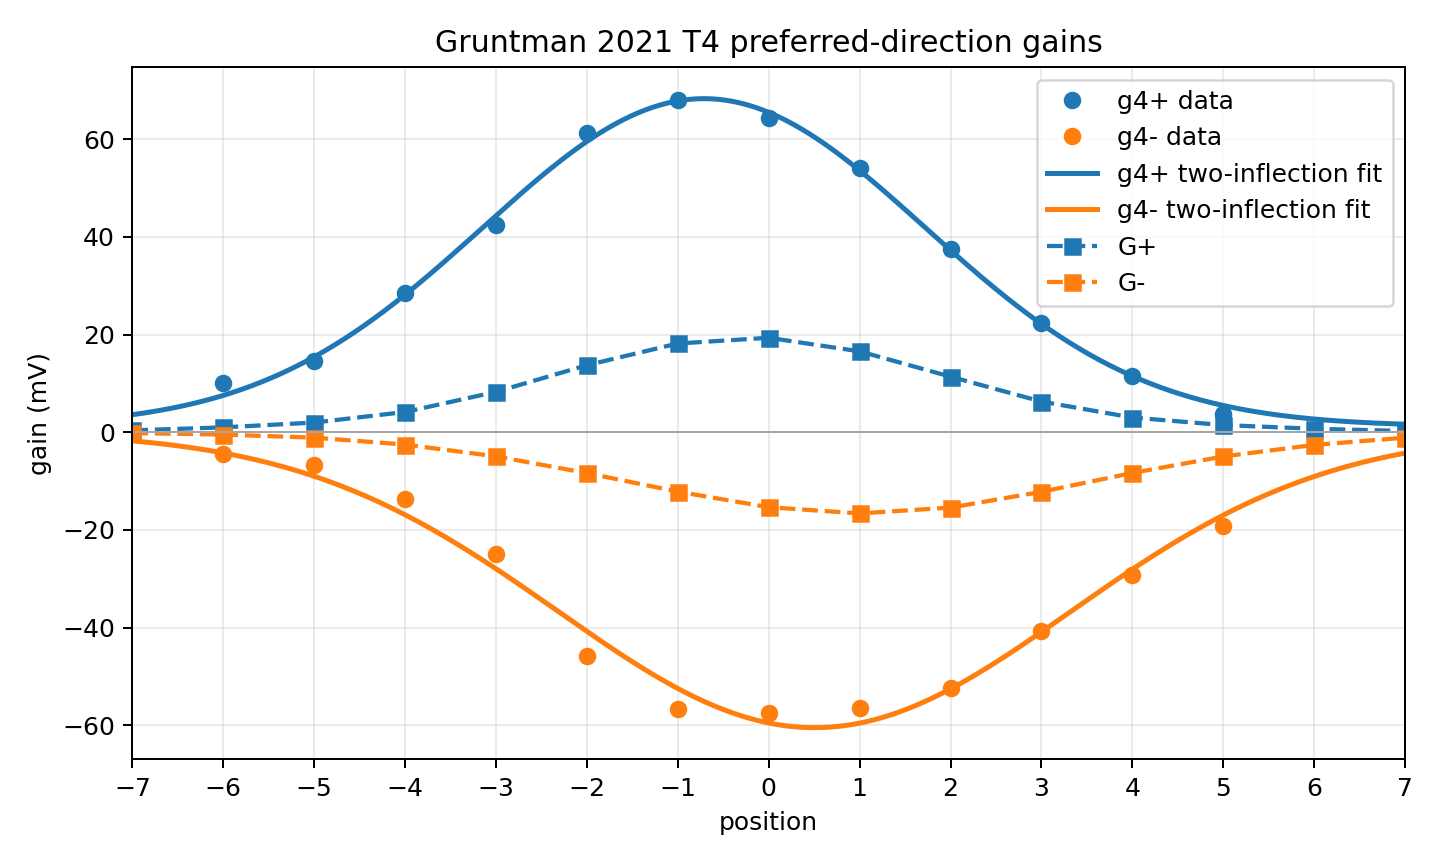

The script that saved this image:
"""Plot fitted T4 preferred-direction gains across stimulus positions.

Reads ``gruntman21_fit_lp.csv`` and writes:

* ``gruntman21_t4_g.csv`` with observed g4 and smooth recovered G values
* ``gruntman21_t4_g.png`` with all four gain curves
"""

from pathlib import Path

import matplotlib

matplotlib.use("Agg")
import matplotlib.pyplot as plt
import numpy as np
import pandas as pd
from scipy.optimize import least_squares


HERE = Path(__file__).resolve().parent
INPUT_CSV = HERE / "gruntman21_fit_lp.csv"
OUTPUT_CSV = HERE / "gruntman21_t4_g.csv"
OUTPUT_PNG = HERE / "gruntman21_t4_g.png"
POSITIONS = list(range(-6, 6))
G_POSITIONS = list(range(-7, 8))
POSITIVE_COLOR = "tab:blue"
NEGATIVE_COLOR = "tab:orange"


def gaussian_curve(
    position: np.ndarray,
    baseline: float,
    amplitude: float,
    center: float,
    sigma: float,
) -> np.ndarray:
    """Gaussian plus a constant baseline; inflections are center ± sigma."""
    return baseline + amplitude * np.exp(
        -0.5 * ((np.asarray(position, dtype=float) - center) / sigma) ** 2
    )


def fit_g4(g4: pd.Series, sign: float) -> tuple[pd.Series, np.ndarray]:
    """Fit the signed g4 magnitude with a two-inflection Gaussian curve."""
    position = np.asarray(POSITIONS, dtype=float)
    magnitude = sign * g4.loc[POSITIONS].to_numpy(dtype=float)
    baseline0 = max(float(np.min(magnitude)), 0.0)
    amplitude0 = max(float(np.max(magnitude) - baseline0), 0.1)
    center0 = float(position[np.argmax(magnitude)])

    result = least_squares(
        lambda parameters: gaussian_curve(position, *parameters) - magnitude,
        x0=np.array([baseline0, amplitude0, center0, 2.5]),
        bounds=(
            np.array([0.0, 0.0, -8.0, 0.25]),
            np.array([100.0, 200.0, 8.0, 20.0]),
        ),
        max_nfev=20_000,
    )
    fitted = sign * gaussian_curve(position, *result.x)
    return pd.Series(fitted, index=POSITIONS), result.x


def solve_g(g4: pd.Series) -> np.ndarray:
    """Return the minimum-curvature G that reproduces fitted g4 exactly."""
    position_to_index = {
        position: index for index, position in enumerate(G_POSITIONS)
    }
    matrix = np.zeros((len(POSITIONS), len(G_POSITIONS)), dtype=float)
    for row, position in enumerate(POSITIONS):
        for source_position in range(position - 1, position + 3):
            matrix[row, position_to_index[source_position]] = 1.0

    target = g4.loc[POSITIONS].to_numpy(dtype=float)
    particular = np.linalg.lstsq(matrix, target, rcond=None)[0]

    _, singular_values, right_vectors = np.linalg.svd(matrix, full_matrices=True)
    tolerance = singular_values[0] * max(matrix.shape) * np.finfo(float).eps
    rank = int(np.sum(singular_values > tolerance))
    null_basis = right_vectors[rank:].T

    second_difference = np.zeros(
        (len(G_POSITIONS) - 2, len(G_POSITIONS)), dtype=float
    )
    for row in range(len(G_POSITIONS) - 2):
        second_difference[row, row:row + 3] = (1.0, -2.0, 1.0)

    null_weights = np.linalg.lstsq(
        second_difference @ null_basis,
        -(second_difference @ particular),
        rcond=None,
    )[0]
    solution = particular + null_basis @ null_weights
    if not np.allclose(matrix @ solution, target, atol=1e-9, rtol=0.0):
        raise RuntimeError("smooth G solution does not reproduce g4 exactly")
    return solution


def main() -> int:
    fits = pd.read_csv(INPUT_CSV)
    t4_pc = fits[fits["trace_id"].str.startswith("T4_PC_")].copy()
    t4_pc = t4_pc.sort_values("position")

    observed_positions = t4_pc["position"].astype(int).tolist()
    if observed_positions != POSITIONS:
        raise ValueError(
            f"expected T4 PC positions {POSITIONS}, got {observed_positions}"
        )

    observed_gains = t4_pc[["position", "gain_pos_mv", "gain_neg_mv"]].rename(
        columns={"gain_pos_mv": "g4+", "gain_neg_mv": "g4-"}
    )
    observed_gains = observed_gains.set_index("position")
    fitted_pos, parameters_pos = fit_g4(observed_gains["g4+"], sign=1.0)
    fitted_neg, parameters_neg = fit_g4(observed_gains["g4-"], sign=-1.0)
    fitted_gains = pd.DataFrame({
        "g4+ fit": fitted_pos,
        "g4- fit": fitted_neg,
    })
    gains = pd.DataFrame({
        "position": G_POSITIONS,
        "G+": solve_g(fitted_pos),
        "G-": solve_g(fitted_neg),
    }).set_index("position")
    gains = observed_gains.join(fitted_gains).join(gains, how="outer").reset_index()
    gains = gains[[
        "position", "g4+", "g4-", "g4+ fit", "g4- fit", "G+", "G-",
    ]]
    gains.to_csv(OUTPUT_CSV, index=False)

    fig, ax = plt.subplots(figsize=(8, 4.8))
    ax.plot(
        gains["position"], gains["g4+"],
        color=POSITIVE_COLOR, marker="o", linewidth=0, label="g4+ data",
    )
    ax.plot(
        gains["position"], gains["g4-"],
        color=NEGATIVE_COLOR, marker="o", linewidth=0, label="g4- data",
    )
    dense_position = np.linspace(-7.0, 7.0, 500)
    ax.plot(
        dense_position, gaussian_curve(dense_position, *parameters_pos),
        color=POSITIVE_COLOR, linewidth=2, label="g4+ two-inflection fit",
    )
    ax.plot(
        dense_position, -gaussian_curve(dense_position, *parameters_neg),
        color=NEGATIVE_COLOR, linewidth=2, label="g4- two-inflection fit",
    )
    ax.plot(
        gains["position"], gains["G+"],
        color=POSITIVE_COLOR, marker="s", linewidth=1.7,
        linestyle="--", label="G+",
    )
    ax.plot(
        gains["position"], gains["G-"],
        color=NEGATIVE_COLOR, marker="s", linewidth=1.7,
        linestyle="--", label="G-",
    )
    ax.axhline(0.0, color="0.65", linewidth=0.8)
    ax.set_xticks(G_POSITIONS)
    ax.set_xlim(-7, 7)
    ax.set_xlabel("position")
    ax.set_ylabel("gain (mV)")
    ax.set_title("Gruntman 2021 T4 preferred-direction gains")
    ax.grid(alpha=0.25)
    ax.legend()
    fig.tight_layout()
    fig.savefig(OUTPUT_PNG, dpi=180)
    plt.close(fig)

    print(gains.to_string(index=False))
    print(
        "g4+ inflections:",
        f"{parameters_pos[2] - parameters_pos[3]:.6f},",
        f"{parameters_pos[2] + parameters_pos[3]:.6f}",
    )
    print(
        "g4- inflections:",
        f"{parameters_neg[2] - parameters_neg[3]:.6f},",
        f"{parameters_neg[2] + parameters_neg[3]:.6f}",
    )
    print(f"wrote {OUTPUT_CSV}")
    print(f"wrote {OUTPUT_PNG}")
    return 0


if __name__ == "__main__":
    raise SystemExit(main())
